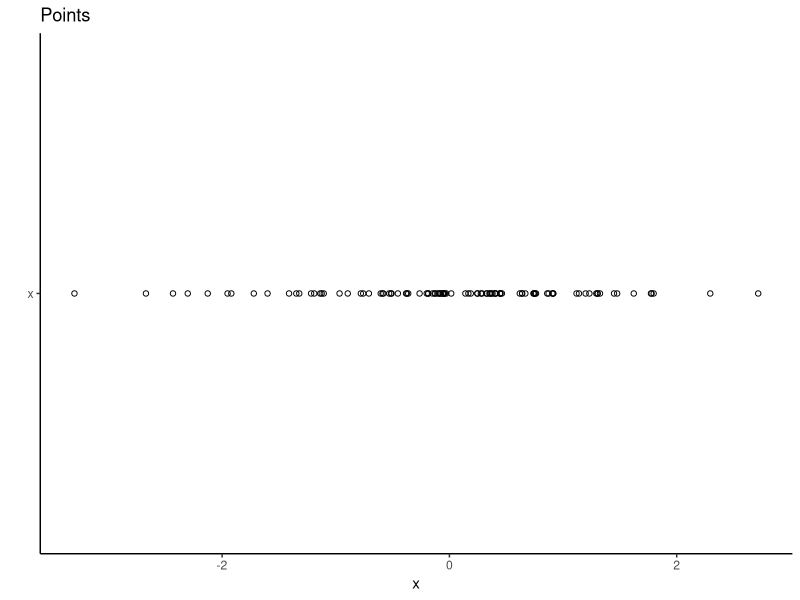
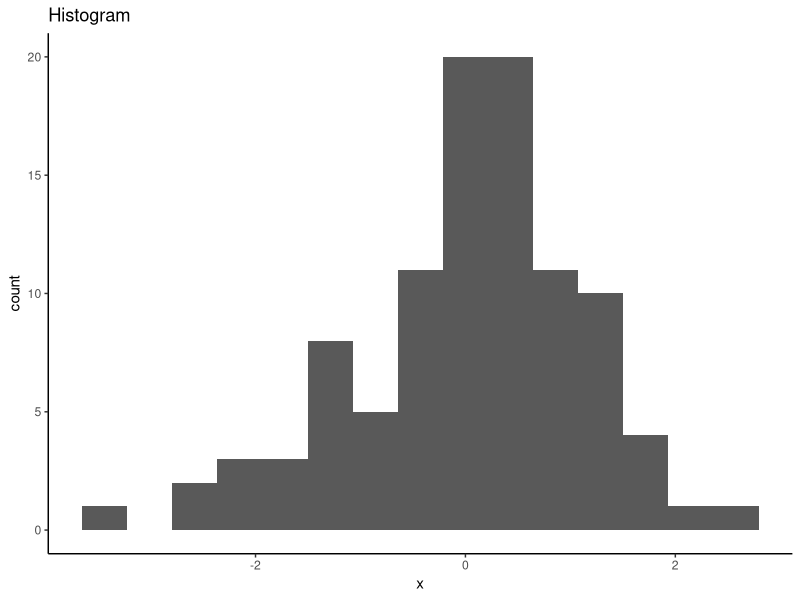
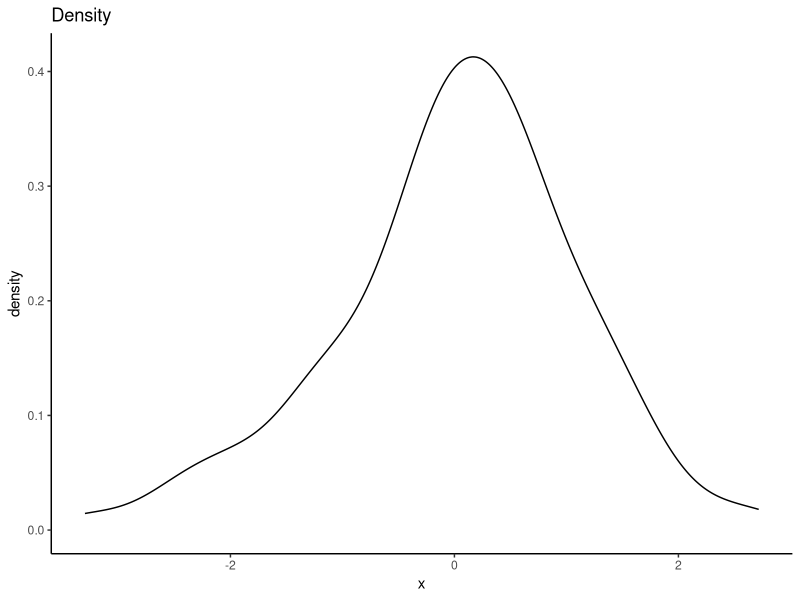
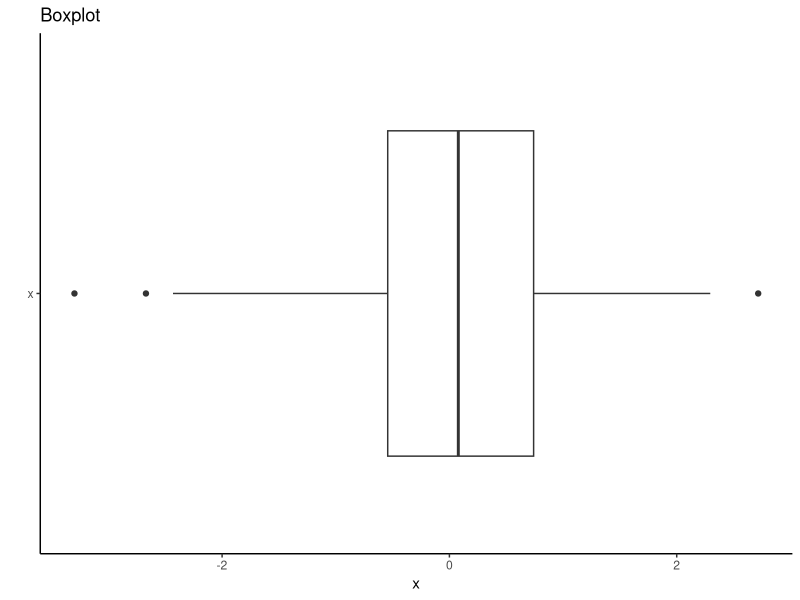
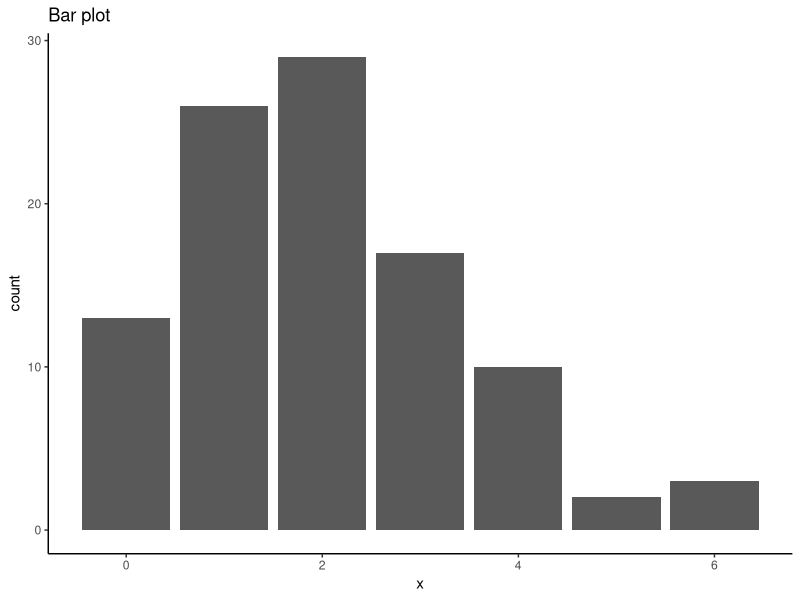
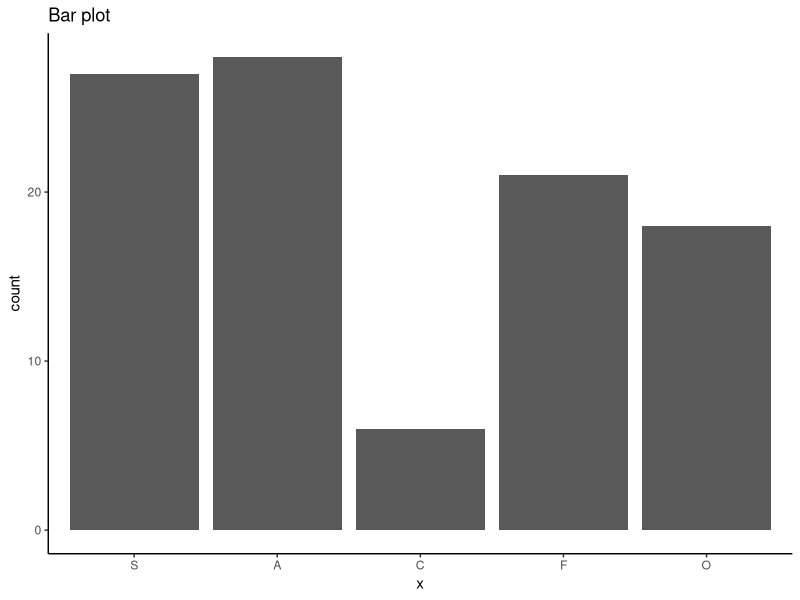
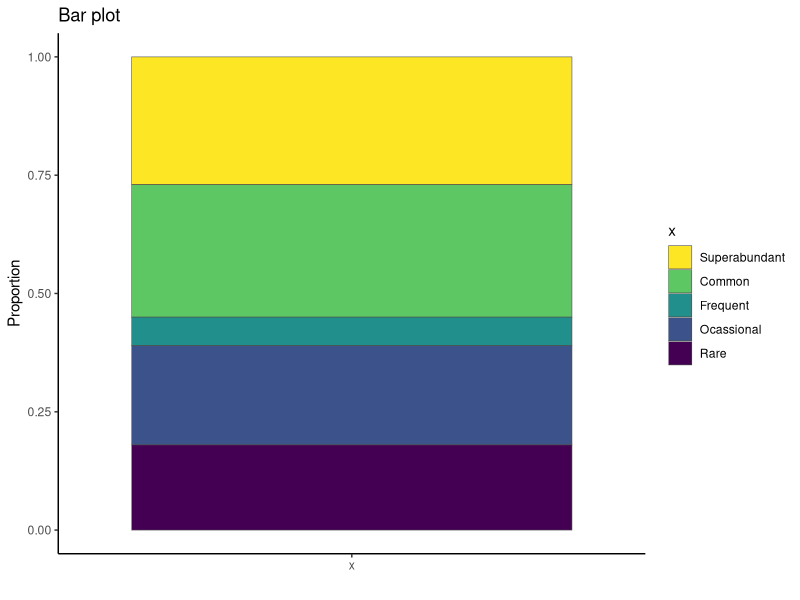
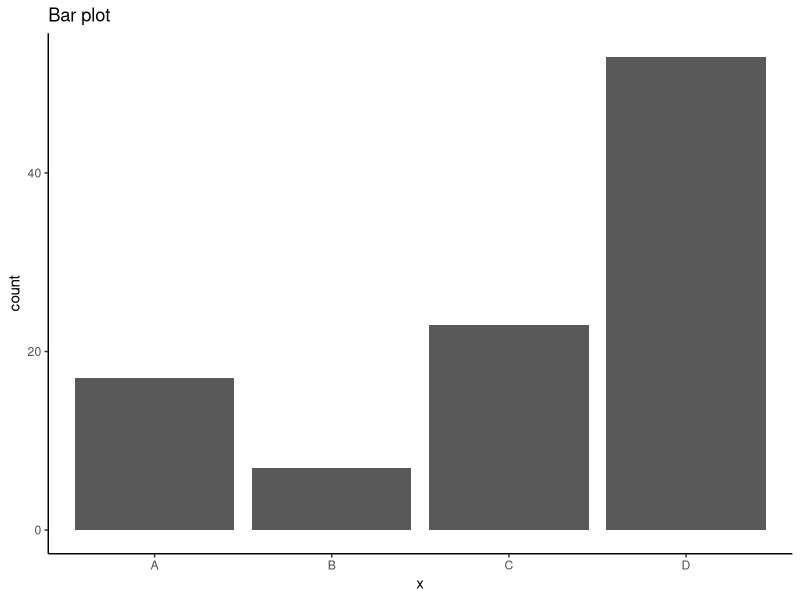

These charts were generated, in order, by the following R code:
# H2 Data Science
# UG308490
# L02 - variableTypes 


library(tidyverse); theme_set(theme_classic())


tibble(Individual=1:4,
       Length=signif(rnorm(4, 2.2, 1)),
       Reproductive=if_else(rbinom(4,1,0.5)>0.5, "Yes", "No"))


obs_df <- data.frame(obs_id=1:20,
           species=rep(1:4, 5),
           height=rnorm(20, 4, 2)) 
obs_df |>
  glimpse()
obs_df |>
  mutate(species=factor(species)) |>
  glimpse()


tibble(student_id=runif(30, 10000000, 99999999),
       height=c(rnorm(15, 1.65, 0.09), rnorm(15, 1.75, 0.1)),
       num_teeth=sample(28:32, 30, replace=T, prob=c(0.8, rep(0.05, 4))),
       hair_colour=sample(c("Black", "Brown", "Red", "Blond"), 30, replace=T),
       left_handed=as.logical(rbinom(30, 1, prob=0.2)))








# visualizations ----------------------------------------------------------

# continuous
N <- 100
cont_df <- tibble(x=rnorm(N),
                  var="x")
p <- ggplot(cont_df) + 
  geom_point(aes(x, var), shape=1) + 
  ggtitle("Points") +
  labs(y="")
ggsave("figs/L02_viz_cont_1.png", p, width=3, height=3, dpi=300, units="in")

p <- ggplot(cont_df) + 
  geom_histogram(aes(x), bins=15) + 
  ggtitle("Histogram")
ggsave("figs/L02_viz_cont_2.png", p, width=3, height=3, dpi=300, units="in")
  
p <- ggplot(cont_df) + 
  geom_density(aes(x)) + 
  ggtitle("Density")
ggsave("figs/L02_viz_cont_3.png", p, width=3, height=3, dpi=300, units="in")

p <- ggplot(cont_df) + 
  geom_boxplot(aes(x, var)) + 
  ggtitle("Boxplot") +
  labs(y="")
ggsave("figs/L02_viz_cont_4.png", p, width=3, height=3, dpi=300, units="in")


# discrete
N <- 100
disc_df <- tibble(x=rpois(N, 2),
                  var="x")
p <- ggplot(disc_df, aes(x)) + 
  geom_bar() + 
  ggtitle("Bar plot")
ggsave("figs/L02_viz_disc_1.png", p, width=3, height=3, dpi=300, units="in")


# ordinal
N <- 100
lvls <- c("Superabundant", "Abundant", "Common", "Frequent", "Ocassional", "Rare")
probs <- runif(length(lvls))
probs <- probs/sum(probs)
ord_df <- tibble(x=factor(sample(lvls, N, prob=probs, replace=T), 
                          levels=lvls, ordered=T),
                 var="x") 
p <- ggplot(ord_df, aes(x)) +
  geom_bar() +
  scale_x_discrete(labels=c("S", "A", "C", "F", "O", "R")) +
  ggtitle("Bar plot")
ggsave("figs/L02_viz_ord_1.png", p, width=3, height=3, dpi=300, units="in")

p <- ggplot(ord_df, aes(var, fill=x)) +
  geom_bar(position="fill", colour="grey30", linewidth=0.2) +
  scale_fill_viridis_d(direction=-1) +
  ggtitle("Bar plot") + 
  labs(x="", y="Proportion")
ggsave("figs/L02_viz_ord_2.png", p, width=3, height=3, dpi=300, units="in")


# categorical
N <- 100
lvls <- paste("Species", LETTERS[1:4])
probs <- runif(length(lvls))
probs <- probs/sum(probs)
cat_df <- tibble(x=factor(sample(lvls, N, prob=probs, replace=T), 
                          levels=lvls, ordered=F),
                 var="x") 

p <- ggplot(cat_df, aes(x)) +
  geom_bar() +
  scale_x_discrete(labels=LETTERS[1:4]) +
  ggtitle("Bar plot")
ggsave("figs/L02_viz_cat_1.png", p, width=3, height=3, dpi=300, units="in")

p <- ggplot(cat_df, aes(var, fill=x)) +
  geom_bar(position="fill", colour="grey30", linewidth=0.2) +
  scale_fill_brewer(type="qual", palette=2) +
  ggtitle("Bar plot") + 
  labs(x="", y="Proportion")
ggsave("figs/L02_viz_cat_2.png", p, width=3, height=3, dpi=300, units="in")




# accuracy and precision --------------------------------------------------


bias <- c(0, 2.5) 
prec <- c(0.2, 1.2)
N <- 10

obs_df <- expand_grid(Accuracy=factor(paste(c("High", "Low"), "Accuracy")),
                      Precision=factor(paste(c("High", "Low"), "Precision")),
                      obsid=1:N) |>
  mutate(truth_x=5,
         truth_y=5,
         obs_x=rnorm(4*N, truth_x+bias[Accuracy], prec[Precision]),
         obs_y=rnorm(4*N, truth_y+bias[Accuracy], prec[Precision]),
         type=paste(Accuracy, Precision, sep="\n"))

p <- ggplot(obs_df, aes(obs_x, obs_y)) + 
  annotate("point", 5, 5, colour="red", size=2) + 
  annotate("point", 5, 5, colour="red", size=10, shape=1) + 
  annotate("point", 5, 5, colour="red", size=25, shape=1) + 
  annotate("point", 5, 5, colour="red", size=50, shape=1) + 
  geom_point() + 
  facet_grid(Accuracy~Precision) + 
  xlim(0,10) + ylim(0,10) +
  labs(x="Variable A", y="Variable B")
ggsave("figs/L02_prec_acc_bullseye.png", p, width=4, height=4, dpi=300, units="in")

N <- 1000

obs_df <- expand_grid(Accuracy=factor(paste(c("High", "Low"), "Accuracy")),
                      Precision=factor(paste(c("High", "Low"), "Precision")),
                      obsid=1:N) |>
  mutate(truth_x=5,
         truth_y=5,
         obs_x=rnorm(4*N, truth_x+bias[Accuracy], prec[Precision]),
         obs_y=rnorm(4*N, truth_y+bias[Accuracy], prec[Precision]),
         type=paste(Accuracy, Precision, sep="\n"))

p <- ggplot(obs_df, aes(obs_x)) + 
  geom_vline(xintercept=5, colour="red", linewidth=1.5) + 
  geom_density(aes(colour=type), linewidth=1) + 
  xlim(0, 10) + 
  scale_colour_brewer(type="div", palette=1) + 
  labs(x="Variable A") + 
  theme(legend.title=element_blank())
ggsave("figs/L02_prec_acc_density.png", p, width=4.5, height=3, dpi=300, units="in")
